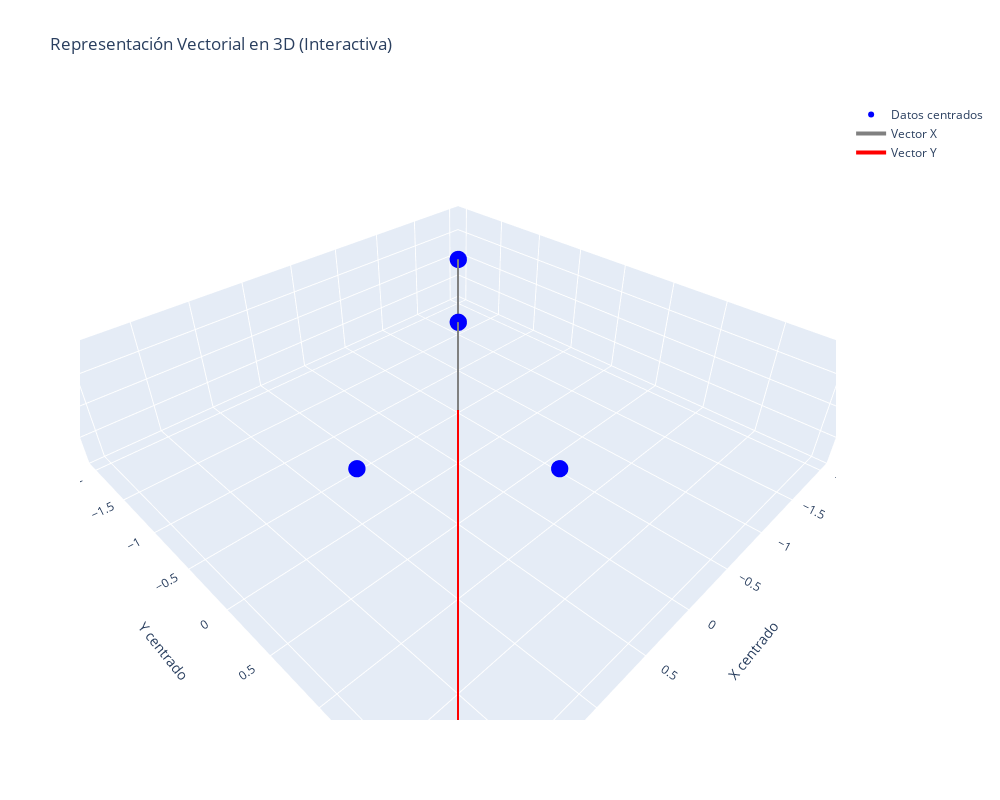

The cell this chart's notebook holds for it:
### Code cell
import numpy as np
import plotly.graph_objects as go

# Datos
X = np.array([1, 2, 3, 4, 5])
Y = np.array([2, 3, 5, 4, 6])

# Centrar los datos
X_centrado = X - np.mean(X)
Y_centrado = Y - np.mean(Y)

# Crear figura interactiva
fig = go.Figure()

# Agregar puntos
fig.add_trace(go.Scatter3d(
    x=X_centrado, y=Y_centrado, z=np.zeros_like(X_centrado),
    mode='markers',
    marker=dict(size=6, color='blue'),
    name='Datos centrados'
))

# Agregar vectores
fig.add_trace(go.Scatter3d(
    x=[0, X_centrado[0]], y=[0, Y_centrado[0]], z=[0, 0],
    mode='lines',
    line=dict(color='gray', width=4),
    name='Vector X'
))
fig.add_trace(go.Scatter3d(
    x=[0, X_centrado[-1]], y=[0, Y_centrado[-1]], z=[0, 0],
    mode='lines',
    line=dict(color='red', width=4),
    name='Vector Y'
))

# Configuración del gráfico interactivo
fig.update_layout(
    title="Representación Vectorial en 3D (Interactiva)",
    width=1000,  # Ajusta el ancho
    height=800, 
    scene=dict(
        xaxis_title="X centrado",
        yaxis_title="Y centrado",
        zaxis_title="Proyección (cero)"
    )
)


#plt.savefig("images/pendiente-vec.png", dpi=300)
# Mostrar gráfico
fig.show()

### Figure 1 — Plotly figure (JSON) as saved in the notebook; plotly's stock layout.template omitted (floating-point values rounded to 4 significant figures)
{"data": [{"marker": {"color": "blue", "size": 6}, "mode": "markers", "name": "Datos centrados", "type": "scatter3d", "x": [-2, -1, 0, 1, 2], "y": [-2, -1, 1, 0, 2], "z": [0, 0, 0, 0, 0]}, {"line": {"color": "gray", "width": 4}, "mode": "lines", "name": "Vector X", "type": "scatter3d", "x": [0, -2], "y": [0, -2], "z": [0, 0]}, {"line": {"color": "red", "width": 4}, "mode": "lines", "name": "Vector Y", "type": "scatter3d", "x": [0, 2], "y": [0, 2], "z": [0, 0]}], "layout": {"height": 800, "scene": {"xaxis": {"title": {"text": "X centrado"}}, "yaxis": {"title": {"text": "Y centrado"}}, "zaxis": {"title": {"text": "Proyección (cero)"}}}, "title": {"text": "Representación Vectorial en 3D (Interactiva)"}, "width": 1000}}
